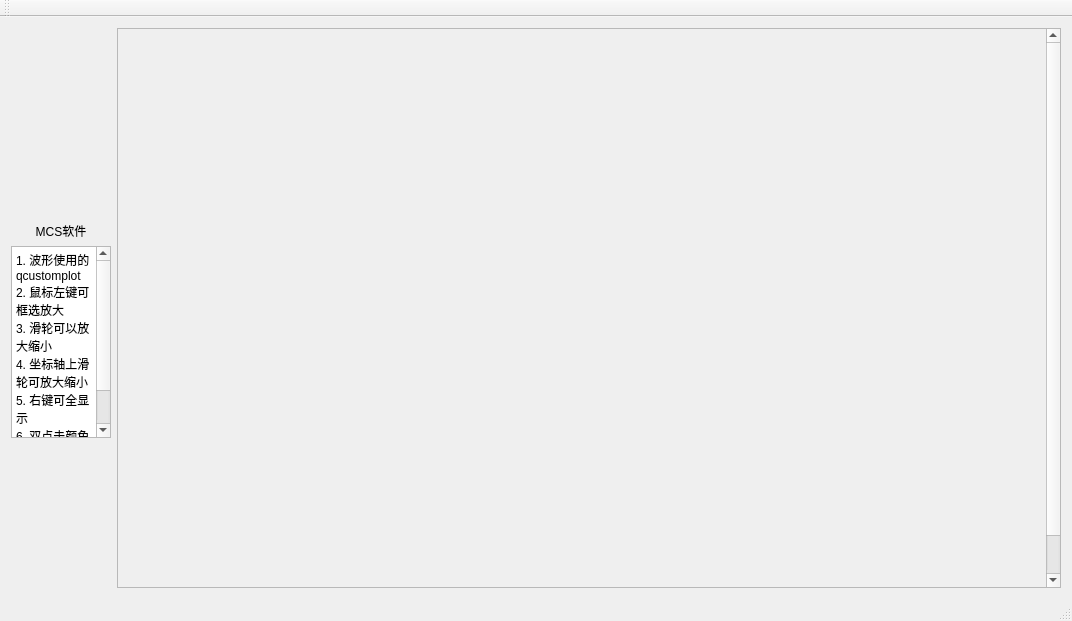
<?xml version="1.0" encoding="UTF-8"?>
<ui version="4.0">
 <class>MainWindow</class>
 <widget class="QMainWindow" name="MainWindow">
  <property name="geometry">
   <rect>
    <x>0</x>
    <y>0</y>
    <width>1072</width>
    <height>621</height>
   </rect>
  </property>
  <property name="minimumSize">
   <size>
    <width>800</width>
    <height>600</height>
   </size>
  </property>
  <property name="windowTitle">
   <string>MainWindow</string>
  </property>
  <widget class="QWidget" name="centralWidget">
   <layout class="QGridLayout" name="gridLayout">
    <item row="0" column="0">
     <spacer name="verticalSpacer">
      <property name="orientation">
       <enum>Qt::Vertical</enum>
      </property>
      <property name="sizeHint" stdset="0">
       <size>
        <width>20</width>
        <height>188</height>
       </size>
      </property>
     </spacer>
    </item>
    <item row="0" column="1" rowspan="4">
     <widget class="QScrollArea" name="scrollArea">
      <property name="widgetResizable">
       <bool>true</bool>
      </property>
      <widget class="QWidget" name="scrollAreaWidgetContents">
       <property name="geometry">
        <rect>
         <x>0</x>
         <y>0</y>
         <width>932</width>
         <height>600</height>
        </rect>
       </property>
       <property name="minimumSize">
        <size>
         <width>600</width>
         <height>600</height>
        </size>
       </property>
      </widget>
     </widget>
    </item>
    <item row="1" column="0">
     <widget class="QLabel" name="label">
      <property name="maximumSize">
       <size>
        <width>100</width>
        <height>16777215</height>
       </size>
      </property>
      <property name="text">
       <string>MCS软件</string>
      </property>
      <property name="alignment">
       <set>Qt::AlignCenter</set>
      </property>
     </widget>
    </item>
    <item row="2" column="0">
     <widget class="QTextEdit" name="textEdit">
      <property name="maximumSize">
       <size>
        <width>100</width>
        <height>200</height>
       </size>
      </property>
      <property name="html">
       <string>&lt;!DOCTYPE HTML PUBLIC &quot;-//W3C//DTD HTML 4.0//EN&quot; &quot;http://www.w3.org/TR/REC-html40/strict.dtd&quot;&gt;
&lt;html&gt;&lt;head&gt;&lt;meta name=&quot;qrichtext&quot; content=&quot;1&quot; /&gt;&lt;style type=&quot;text/css&quot;&gt;
p, li { white-space: pre-wrap; }
&lt;/style&gt;&lt;/head&gt;&lt;body style=&quot; font-family:'SimSun'; font-size:9pt; font-weight:400; font-style:normal;&quot;&gt;
&lt;p style=&quot; margin-top:0px; margin-bottom:0px; margin-left:0px; margin-right:0px; -qt-block-indent:0; text-indent:0px;&quot;&gt;1. 波形使用的qcustomplot&lt;/p&gt;
&lt;p style=&quot; margin-top:0px; margin-bottom:0px; margin-left:0px; margin-right:0px; -qt-block-indent:0; text-indent:0px;&quot;&gt;2. 鼠标左键可框选放大&lt;/p&gt;
&lt;p style=&quot; margin-top:0px; margin-bottom:0px; margin-left:0px; margin-right:0px; -qt-block-indent:0; text-indent:0px;&quot;&gt;3. 滑轮可以放大缩小&lt;/p&gt;
&lt;p style=&quot; margin-top:0px; margin-bottom:0px; margin-left:0px; margin-right:0px; -qt-block-indent:0; text-indent:0px;&quot;&gt;4. 坐标轴上滑轮可放大缩小&lt;/p&gt;
&lt;p style=&quot; margin-top:0px; margin-bottom:0px; margin-left:0px; margin-right:0px; -qt-block-indent:0; text-indent:0px;&quot;&gt;5. 右键可全显示&lt;/p&gt;
&lt;p style=&quot; margin-top:0px; margin-bottom:0px; margin-left:0px; margin-right:0px; -qt-block-indent:0; text-indent:0px;&quot;&gt;6. 双点击颜色左上角可换波形颜色&lt;/p&gt;&lt;/body&gt;&lt;/html&gt;</string>
      </property>
     </widget>
    </item>
    <item row="3" column="0">
     <spacer name="verticalSpacer_2">
      <property name="orientation">
       <enum>Qt::Vertical</enum>
      </property>
      <property name="sizeHint" stdset="0">
       <size>
        <width>20</width>
        <height>126</height>
       </size>
      </property>
     </spacer>
    </item>
   </layout>
  </widget>
  <widget class="QMenuBar" name="menuBar">
   <property name="geometry">
    <rect>
     <x>0</x>
     <y>0</y>
     <width>1072</width>
     <height>22</height>
    </rect>
   </property>
  </widget>
  <widget class="QToolBar" name="mainToolBar">
   <attribute name="toolBarArea">
    <enum>TopToolBarArea</enum>
   </attribute>
   <attribute name="toolBarBreak">
    <bool>false</bool>
   </attribute>
  </widget>
  <widget class="QStatusBar" name="statusBar"/>
 </widget>
 <layoutdefault spacing="6" margin="11"/>
 <resources/>
 <connections/>
</ui>
